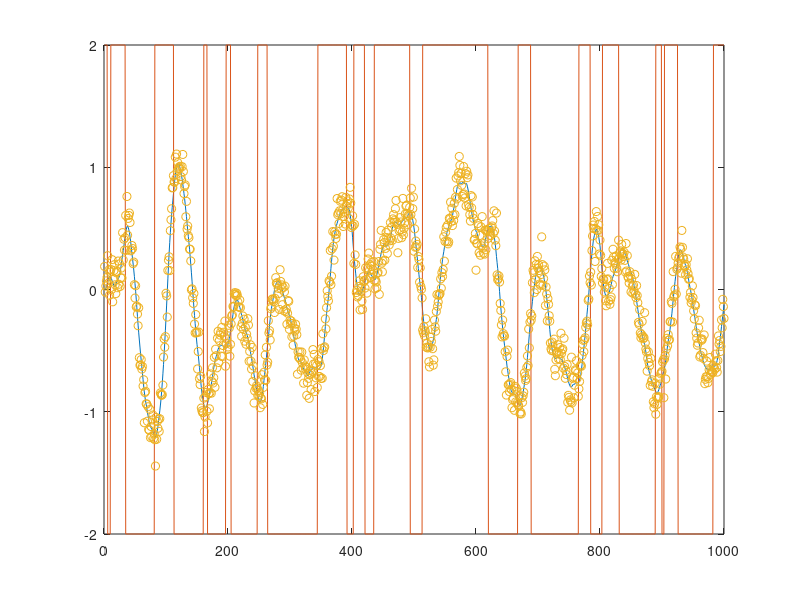
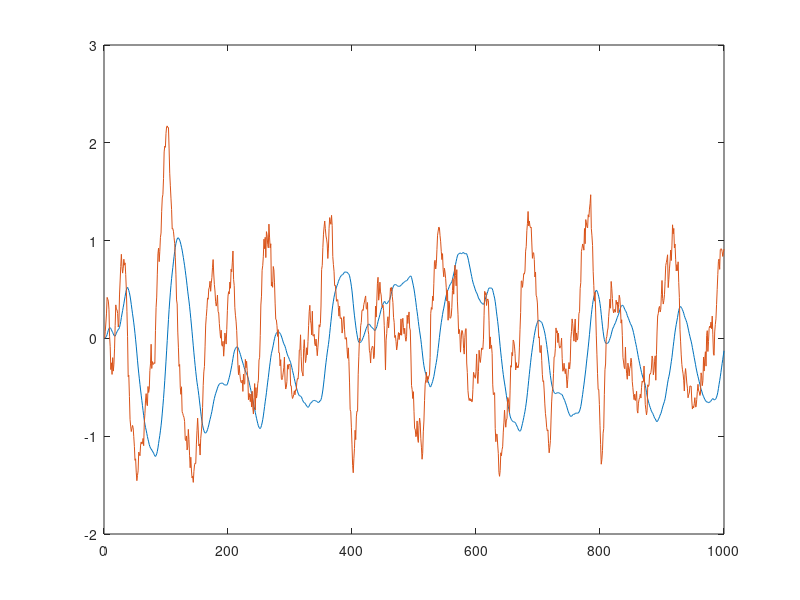

MATLAB code to generate these figures, in order:
%% Simulate a two state mass spring damper system

clear all
clc

% RC circuit

rng(15)

Ts = 0.05;
no_obs = 1000;
R = 0.1^2;
% Q = diag([0.02^2; 0.05^2]);
Q = diag([0, 0.5^2]);


Mq = 1.5;
Kq = 3.0;
Dq = 2.2;

A = [0, 1;-Kq/Mq, -Dq/Mq];
B = [0;1/Mq];
D = 0;
C = [1, 0];

H = expm([A, B;zeros(size(B)).', zeros(size(B,2))]*Ts);
Ad = H(1:2,1:2);
Bd = H(1:2,3);

% discretising Q
F = expm([-A, Q;
    zeros(size(A)), A.']*Ts);

Qd = F(3:4,3:4).'*F(1:2,3:4);       % transpose of bottom right multipled by top right
LQ = chol(Qd,'lower');

q = NaN(2,no_obs+1);
y = NaN(1,no_obs);
u = NaN(1,no_obs+1);
q(:,1) = [0,0];
u(1) = 2;


%% observability test
%%

for t=1:no_obs
    if rand > 0.975
        u(t+1) = -u(t);
    else
        u(t+1) = u(t);
    end

    
    q(:,t+1) = Ad*q(:,t) + Bd*u(t) + sqrtm(Qd)*randn(2,1);
    y(t) = C*q(:,t) + D*u(t)+sqrt(R)*randn;
    
end

q(:,end) = [];
u(end) = [];


%%
figure(1)
clf
plot(q(1,:))
hold on
plot(u)
plot(y,'o')
hold off


figure(2)
clf
plot(q(1,:))
hold on
plot(q(2,:))
hold off

% Estimate the model using all the estimation data
noObservations = no_obs;
noEstimationData = floor(0.67 * noObservations);
noValidationData = noObservations - noEstimationData;
y_estimation = y(1:noEstimationData);
y_validation = y(noEstimationData:end);
u_estimation = u(1:noEstimationData);
u_validation = u(noEstimationData:end);
states_est = q(:,1:noEstimationData);
states_val = q(:,noEstimationData:end);

% save('../data/msd_Qfull.mat','y_estimation', 'u_estimation', 'y_validation',...
%     'u_validation','Mq','Kq','Dq',...
%     'R','Q','Ts','states_est','states_val')














